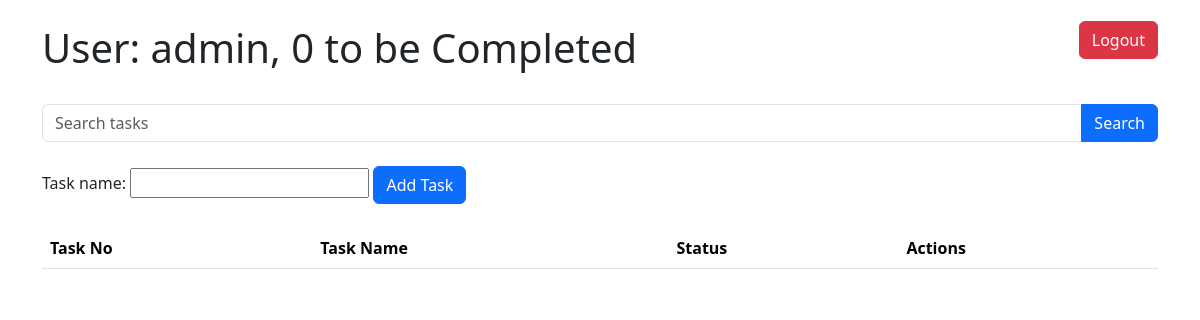
Page /dashboard/ (signed in) on the earlier database version.
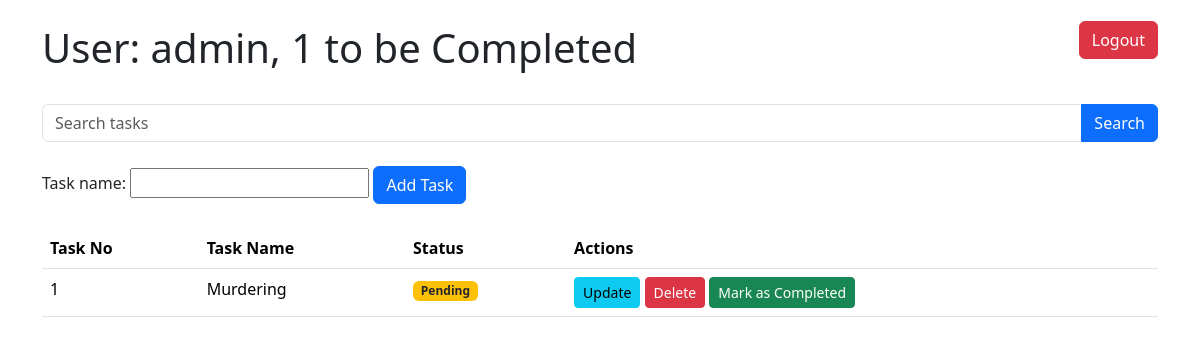
Same page on the later database version.
### todoapp/models.py (models this page shows, shortened)
class Task(models.Model):
    task_user = models.ForeignKey(User,on_delete=models.CASCADE)
    task_name = models.CharField(max_length=500)
    task_status = models.BooleanField(default=False)

### todoapp/views.py (the view, shortened to what this page needs)
# urls.py: path('dashboard/',views.dashboard,name='dashboard'),
@login_required
def dashboard(request):
    task_items = Task.objects.filter(task_user=request.user.id)
    id = request.user.id
    form = TaskForm(request.POST or None)
    task_pending = Task.objects.filter(task_user=request.user,task_status = False).count()
    search_query = request.GET.get('search_query')
    if search_query:
        task_items = task_items.filter(task_name__icontains=search_query)  # Adjust the filter fields as needed
    context = {
        'tasks':task_items,
        'form':form,
        'task_pending':task_pending,
    }
    return render(request,'todoapp/dashboard.html',context=context)

### todoapp/forms.py
class TaskForm(forms.ModelForm):
    class Meta:
        model = Task
        fields = ['task_name']

### todoapp/templates/todoapp/dashboard.html (shortened to what this page needs)
{% extends 'todoapp/base.html' %}
{% block content %}
<div class="container">
<div class="d-flex justify-content-between align-items-center">
    <h1 class="mt-4">User: {{ user.username }}, {{ task_pending }} to be Completed</h1>
    <a href="{% url 'todoapp:doLogout' %}" class="btn btn-danger">Logout</a>
</div>
<form method="GET" class="mt-4">
    <div class="input-group mb-3">
        <input type="text" class="form-control" placeholder="Search tasks" name="search_query">
        <button type="submit" class="btn btn-primary">Search</button>
    </div>
</form>
<form method="POST" class="mt-4">
    {{ form }}
    <button type="submit" class="btn btn-primary">Add Task</button>
</form>
<table class="table mt-4">
    <thead>
        <tr>
            <th>Task No</th>
            <th>Task Name</th>
            <th>Status</th>
            <th>Actions</th>
        </tr>
    </thead>
    <tbody>
        {% for i in tasks %}
        <tr>
            <td>{{ forloop.counter }}</td>
            <td>{{ i.task_name }}</td>
            <td>
                {% if i.task_status %}
                <span class="badge bg-success">Completed</span>
                {% else %}
                <span class="badge bg-warning text-dark">Pending</span>
                {% endif %}
            </td>
            <td>
                <a href="{% url 'todoapp:update' i.id %}" class="btn btn-info btn-sm">Update</a>
                <a href="{% url 'todoapp:delete_task' i.id %}" class="btn btn-danger btn-sm"  " onclick="return confirm('Are you sure to delete?');">Delete</a>
                {% if i.task_status %}
                <a href="{% url 'todoapp:undone' i.id %}" class="btn btn-secondary btn-sm">Mark as Pending</a>
                {% else %}
                <a href="{% url 'todoapp:done' i.id %}" class="btn btn-success btn-sm">Mark as Completed</a>
                {% endif %}
            </td>
        </tr>
        {% endfor %}
    </tbody>
</table>
</div>
{% endblock content %}

Differences in the rows shown:
added Task: task_name "Murdering", task_status "Pending"
Other differences:
{{ task_pending }}: "0" → "1"
